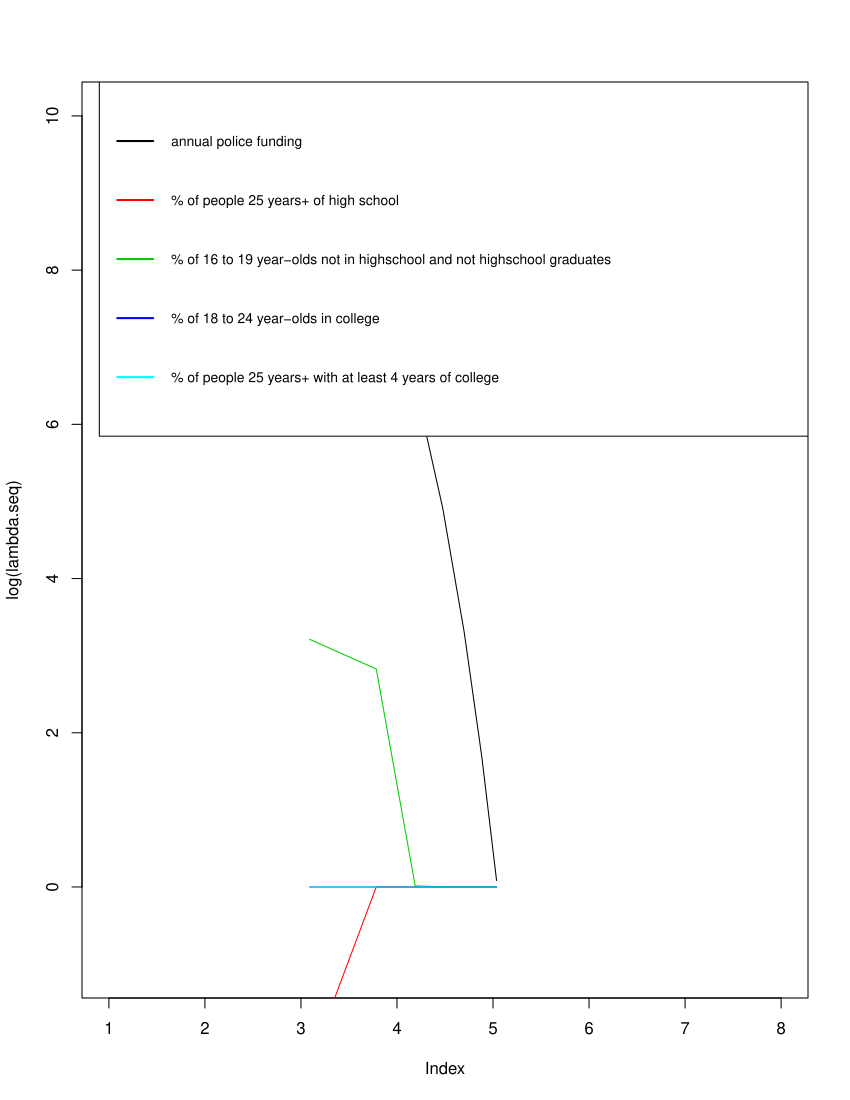

R code for this plot:
df=read.table("crime.txt")
x=df[,3:7]
y=df[,1]
p=ncol(x)
lambda.seq=seq(0,170,22)
plot(log(lambda.seq),ylim=c(-1,10),type="n",col="red")
for(j in 1:p){
  coef.seq=NULL
  for(lambda in lambda.seq){
    coef.seq=c(coef.seq,linear.lasso(x,y,lambda)$beta[j])
  }
  par(new=TRUE)
  lines(log(lambda.seq),coef.seq,col=j)
}

legend("topright",legend=
         c("annual police funding",
           "% of people 25 years+ of high school",
           "% of 16 to 19 year-olds not in highschool and not highschool graduates",
           "% of 18 to 24 year-olds in college",
           "% of people 25 years+ with at least 4 years of college"),
       col=1:p, lwd=2, cex =.8)
